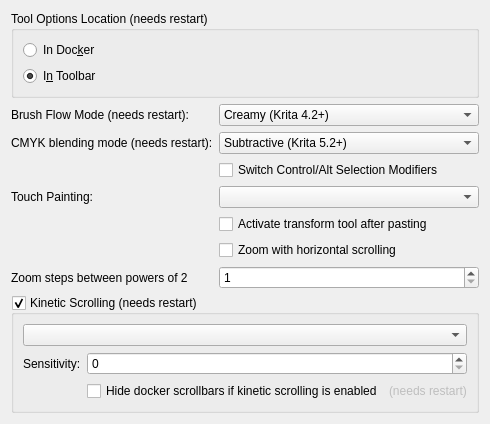
     <widget class="QWidget" name="Tools">
      <attribute name="title">
       <string>Tools</string>
      </attribute>
      <layout class="QFormLayout" name="formLayout_12">
       <item row="0" column="0" colspan="2">
        <widget class="QGroupBox" name="groupBox_4">
         <property name="title">
          <string>Tool Options Location (needs restart)</string>
         </property>
         <layout class="QVBoxLayout" name="verticalLayout_3">
          <item>
           <widget class="QRadioButton" name="m_radioToolOptionsInDocker">
            <property name="text">
             <string>In Doc&amp;ker</string>
            </property>
           </widget>
          </item>
          <item>
           <widget class="QRadioButton" name="m_radioToolOptionsInToolbar">
            <property name="text">
             <string>I&amp;n Toolbar</string>
            </property>
            <property name="checked">
             <bool>true</bool>
            </property>
           </widget>
          </item>
         </layout>
        </widget>
       </item>
       <item row="1" column="0">
        <widget class="QLabel" name="lblFlowMode">
         <property name="text">
          <string>Brush Flow Mode (needs restart):</string>
         </property>
        </widget>
       </item>
       <item row="1" column="1">
        <widget class="QComboBox" name="cmbFlowMode">
         <item>
          <property name="text">
           <string>Creamy (Krita 4.2+)</string>
          </property>
         </item>
         <item>
          <property name="text">
           <string>Hard (Krita 4.1 and earlier versions)</string>
          </property>
         </item>
        </widget>
       </item>
       <item row="3" column="1">
        <widget class="QCheckBox" name="m_chkSwitchSelectionCtrlAlt">
         <property name="text">
          <string>Switch Control/Alt Selection Modifiers</string>
         </property>
        </widget>
       </item>
       <item row="4" column="0">
        <widget class="QLabel" name="lblTouchPainting">
         <property name="text">
          <string>Touch Painting:</string>
         </property>
        </widget>
       </item>
       <item row="5" column="1">
        <widget class="QCheckBox" name="chkEnableTransformToolAfterPaste">
         <property name="text">
          <string>Activate transform tool after pasting</string>
         </property>
        </widget>
       </item>
       <item row="6" column="1">
        <widget class="QCheckBox" name="chkZoomHorizontally">
         <property name="text">
          <string>Zoom with horizontal scrolling</string>
         </property>
         <property name="toolTip">
          <string>When enabled, moving the cursor horizontally (instead of vertically) while in zoom mode will zoom in/out</string>
         </property>
        </widget>
       </item>
       <item row="7" column="0">
        <widget class="QLabel" name="lblZoomSteps">
         <property name="text">
          <string>Zoom steps between powers of 2</string>
         </property>
        </widget>
       </item>
       <item row="7" column="1">
        <widget class="QSpinBox" name="spnZoomSteps">
         <property name="minimum">
          <number>1</number>
         </property>
         <property name="maximum">
          <number>32</number>
         </property>
        </widget>
       </item>
       <item row="8" column="0" colspan="2">
        <widget class="QGroupBox" name="m_groupBoxKineticScrollingSettings">
         <property name="title">
          <string>Kinetic Scrolling (needs restart)</string>
         </property>
         <property name="checkable">
          <bool>true</bool>
         </property>
         <property name="checked">
          <bool>true</bool>
         </property>
         <layout class="QFormLayout" name="formLayout_10">
          <item row="0" column="0" colspan="2">
           <widget class="QComboBox" name="m_cmbKineticScrollingGesture"/>
          </item>
          <item row="1" column="0">
           <widget class="QLabel" name="labelKineticScrollingSensitivity">
            <property name="text">
             <string>Sensitivity:</string>
            </property>
           </widget>
          </item>
          <item row="1" column="1">
           <widget class="KisSliderSpinBox" name="m_kineticScrollingSensitivitySlider"/>
          </item>
          <item row="2" column="1">
           <widget class="QWidget" name="widget_3" native="true">
            <layout class="QHBoxLayout" name="horizontalLayout_9">
             <property name="leftMargin">
              <number>0</number>
             </property>
             <property name="topMargin">
              <number>0</number>
             </property>
             <property name="rightMargin">
              <number>0</number>
             </property>
             <property name="bottomMargin">
              <number>0</number>
             </property>
             <item>
              <widget class="QCheckBox" name="m_chkKineticScrollingHideScrollbars">
               <property name="text">
                <string>Hide docker scrollbars if kinetic scrolling is enabled</string>
               </property>
               <property name="checked">
                <bool>false</bool>
               </property>
              </widget>
             </item>
             <item>
              <spacer name="horizontalSpacer_5">
               <property name="orientation">
                <enum>Qt::Horizontal</enum>
               </property>
               <property name="sizeHint" stdset="0">
                <size>
                 <width>0</width>
                 <height>0</height>
                </size>
               </property>
              </spacer>
             </item>
             <item>
              <widget class="QLabel" name="label_14">
               <property name="enabled">
                <bool>false</bool>
               </property>
               <property name="text">
                <string>(needs restart)</string>
               </property>
              </widget>
             </item>
            </layout>
           </widget>
          </item>
         </layout>
        </widget>
       </item>
       <item row="8" column="0" colspan="2">
        <spacer name="verticalSpacer_2">
         <property name="orientation">
          <enum>Qt::Vertical</enum>
         </property>
         <property name="sizeHint" stdset="0">
          <size>
           <width>20</width>
           <height>40</height>
          </size>
         </property>
        </spacer>
       </item>
       <item row="2" column="1">
        <widget class="QComboBox" name="cmbCmykBlendingMode">
         <item>
          <property name="text">
           <string>Subtractive (Krita 5.2+)</string>
          </property>
         </item>
         <item>
          <property name="text">
           <string>Additive (Krita 5.1 and earlier versions)</string>
          </property>
         </item>
        </widget>
       </item>
       <item row="2" column="0">
        <widget class="QLabel" name="lblCmykBlendingMode">
         <property name="text">
          <string>CMYK blending mode (needs restart):</string>
         </property>
        </widget>
       </item>
       <item row="4" column="1">
        <widget class="QComboBox" name="cmbTouchPainting"/>
       </item>
      </layout>
     </widget>
